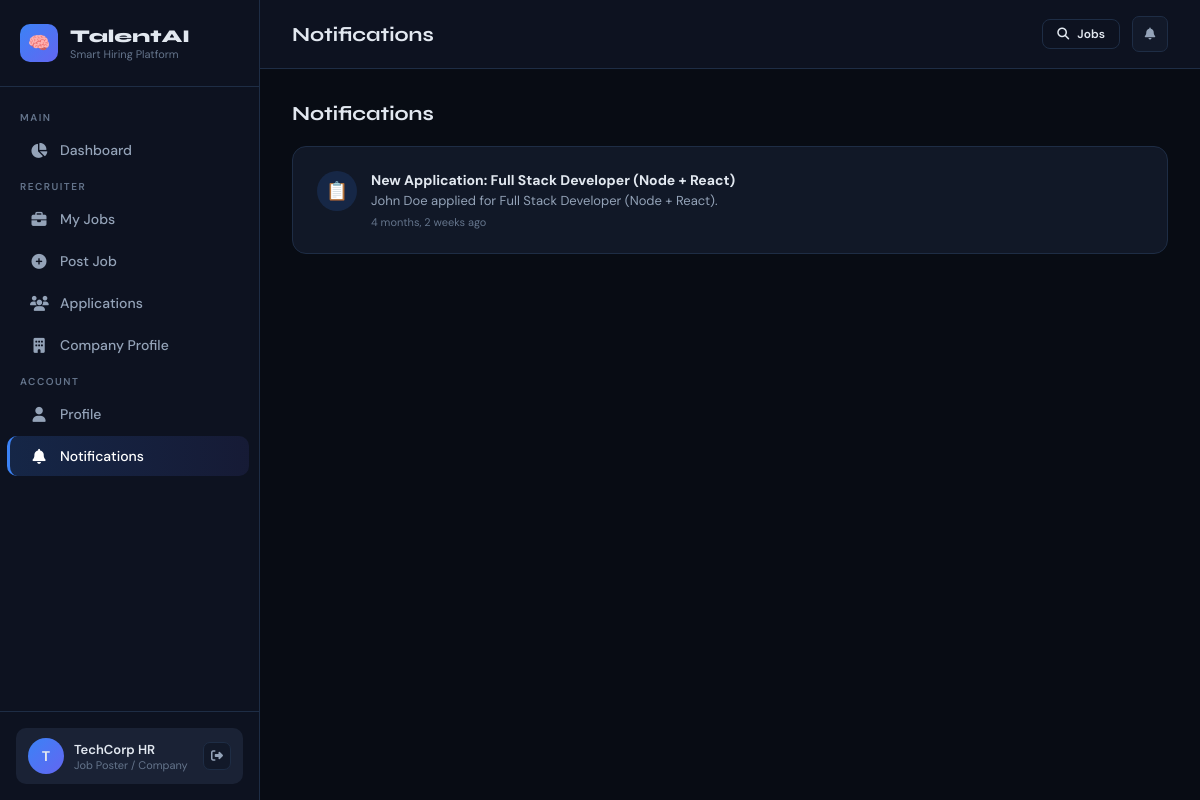
The app's page /notifications/ (signed in) with its own data.
### core/models.py (models this page shows, shortened)
class Notification(models.Model):
    TYPE_CHOICES = [
        ('application', 'Application Update'),
        ('recommendation', 'New Recommendation'),
        ('shortlist', 'Shortlisted'),
        ('system', 'System'),
    ]
    user = models.ForeignKey(User, on_delete=models.CASCADE, related_name='notifications')
    title = models.CharField(max_length=200)
    message = models.TextField()
    notification_type = models.CharField(max_length=20, choices=TYPE_CHOICES, default='system')
    is_read = models.BooleanField(default=False)
    link = models.CharField(max_length=500, blank=True)
    created_at = models.DateTimeField(auto_now_add=True)
    class Meta:
        ordering = ['-created_at']

### core/views.py (the view)
# urls.py: path('notifications/', views.notifications, name='notifications'),
@login_required
def notifications(request):
    notifs = request.user.notifications.all()
    notifs.filter(is_read=False).update(is_read=True)
    return render(request, 'core/user/notifications.html', {'notifications': notifs})

### core/context_processors.py (called while the page is built)
def notifications_count(request):
    if request.user.is_authenticated:
        count = request.user.notifications.filter(is_read=False).count()
        if request.user.is_superuser:
            role = 'admin'
            role_display = 'Admin'
        else:
            try:
                profile = request.user.profile
                role = profile.role
                role_display = profile.get_role_display()
            except Exception:
                role = 'user'
                role_display = 'Job Seeker'
        return {
            'unread_notifications_count': count,
            'user_role': role,
            'user_role_display': role_display,
        }
    return {
        'unread_notifications_count': 0,
        'user_role': '',
        'user_role_display': '',
    }

### core/templates/core/user/notifications.html (shortened to what this page needs)
{% extends "core/base.html" %}
{% block page_title %}Notifications{% endblock %}
{% block content %}
<div class="section-header">
  <div class="section-title">Notifications</div>
</div>
{% if notifications %}
<div style="display:flex;flex-direction:column;gap:10px;">
  {% for notif in notifications %}
  <div class="card" style="{% if not notif.is_read %}border-color:rgba(59,130,246,0.4);{% endif %}">
    <div style="display:flex;align-items:flex-start;gap:14px;">
      <div style="width:40px;height:40px;border-radius:50%;display:flex;align-items:center;justify-content:center;font-size:18px;flex-shrink:0;
        {% if notif.notification_type == 'application' %}background:rgba(59,130,246,0.15);{% elif notif.notification_type == 'recommendation' %}background:rgba(99,102,241,0.15);{% elif notif.notification_type == 'shortlist' %}background:rgba(16,185,129,0.15);{% else %}background:rgba(100,116,139,0.15);{% endif %}">
        {% if notif.notification_type == 'application' %}📋{% elif notif.notification_type == 'recommendation' %}🤖{% elif notif.notification_type == 'shortlist' %}⭐{% else %}🔔{% endif %}
      </div>
      <div style="flex:1;">
        <div style="font-weight:700;font-size:14px;margin-bottom:3px;">{{ notif.title }}</div>
        <div style="font-size:13px;color:var(--text2);">{{ notif.message }}</div>
        <div style="font-size:11px;color:var(--text3);margin-top:6px;">{{ notif.created_at|timesince }} ago</div>
      </div>
    </div>
  </div>
  {% endfor %}
</div>
{% else %}
<div class="card"><div class="empty-state"><i class="fas fa-bell"></i><p>No notifications yet.</p></div></div>
{% endif %}
{% endblock %}

### core/templates/core/base.html (shortened to what this page needs)
<!DOCTYPE html>
<html lang="en">
<head>
  <link rel="stylesheet" href="https://cdnjs.cloudflare.com/ajax/libs/font-awesome/6.5.0/css/all.min.css">
</head>
<body>
{% if user.is_authenticated %}
<div class="app-layout">
  <aside class="sidebar" id="sidebar">
    <div class="sidebar-logo">
      <div class="logo-icon">🧠</div>
      <div>
        <div class="logo-text">TalentAI</div>
        <div class="logo-sub">Smart Hiring Platform</div>
      </div>
    </div>
    <nav class="sidebar-nav">
      <div class="nav-section-label">Main</div>
      <a href="{% url 'dashboard' %}" class="nav-link {% if request.resolver_match.url_name == 'dashboard' %}active{% endif %}">
        <i class="fas fa-chart-pie"></i> Dashboard
      </a>
      {% if user_role == 'company' %}
      <div class="nav-section-label">Recruiter</div>
      <a href="{% url 'company_jobs' %}" class="nav-link {% if request.resolver_match.url_name == 'company_jobs' %}active{% endif %}">
        <i class="fas fa-briefcase"></i> My Jobs
      </a>
      <a href="{% url 'create_job' %}" class="nav-link {% if request.resolver_match.url_name == 'create_job' %}active{% endif %}">
        <i class="fas fa-plus-circle"></i> Post Job
      </a>
      <a href="{% url 'company_applications' %}" class="nav-link {% if request.resolver_match.url_name == 'company_applications' %}active{% endif %}">
        <i class="fas fa-users"></i> Applications
      </a>
      <a href="{% url 'company_profile' %}" class="nav-link {% if request.resolver_match.url_name == 'company_profile' %}active{% endif %}">
        <i class="fas fa-building"></i> Company Profile
      </a>
      {% endif %}
      <div class="nav-section-label">Account</div>
      <a href="{% url 'profile' %}" class="nav-link {% if request.resolver_match.url_name == 'profile' %}active{% endif %}">
        <i class="fas fa-user"></i> Profile
      </a>
      <a href="{% url 'notifications' %}" class="nav-link {% if request.resolver_match.url_name == 'notifications' %}active{% endif %}">
        <i class="fas fa-bell"></i> Notifications
      </a>
    </nav>
    <div class="sidebar-user">
      <div class="user-card">
        <div class="user-avatar">{{ request.user.first_name|first|upper|default:request.user.username|first|upper }}</div>
        <div>
          <div class="user-name">{{ request.user.get_full_name|default:request.user.username }}</div>
          <div class="user-role">{{ user_role_display|default:"Admin" }}</div>
        </div>
        <div class="user-actions">
          <a href="{% url 'logout' %}" class="icon-btn" title="Logout"><i class="fas fa-sign-out-alt"></i></a>
        </div>
      </div>
    </div>
  </aside>
  <main class="main-content">
    <div class="topbar">
      <div class="d-flex gap-3">
        <span class="topbar-title">{% block page_title %}Dashboard{% endblock %}</span>
      </div>
      <div class="topbar-right">
        <a href="{% url 'job_list' %}" class="btn btn-outline btn-sm"><i class="fas fa-search"></i> Jobs</a>
        <a href="{% url 'notifications' %}" class="icon-btn" style="width:36px;height:36px;">
          <i class="fas fa-bell"></i>
        </a>
      </div>
    </div>
    <div class="page-body">
      {% block content %}{% endblock %}
    </div>
  </main>
</div>
{% else %}
  {% block public_content %}{% endblock %}
{% endif %}
</body>
</html>

### core/templates/core/base.html (style rules this page uses)
:root { --bg: #080c14; --bg2: #0d1220; --bg3: #121929; --card: #111827; --card2: #1a2235; --border: #1e2d45; --accent: #3b82f6; --accent2: #6366f1; --accent3: #10b981; --danger: #ef4444; --warn: #f59e0b; --text: #e2e8f0; --text2: #94a3b8; --text3: #64748b; --glow: 0 0 30px rgba(59,130,246,0.15); --radius: 14px; --sidebar: 260px; }
*, *::before, *::after { box-sizing: border-box; margin: 0; padding: 0; }
html { scroll-behavior: smooth; }
body { font-family: 'DM Sans', sans-serif; background: var(--bg); color: var(--text); min-height: 100vh; font-size: 15px; }
a { color: inherit; text-decoration: none; }
.app-layout { display: flex; min-height: 100vh; }
.sidebar { width: var(--sidebar); background: var(--bg2); border-right: 1px solid var(--border); display: flex; flex-direction: column; position: fixed; top: 0; left: 0; bottom: 0; z-index: 100; transition: transform 0.3s; }
.sidebar-logo { padding: 24px 20px; border-bottom: 1px solid var(--border); display: flex; align-items: center; gap: 12px; }
.logo-icon { width: 38px; height: 38px; background: linear-gradient(135deg, var(--accent), var(--accent2)); border-radius: 10px; display: flex; align-items: center; justify-content: center; font-size: 18px; }
.logo-text { font-family: 'Syne', sans-serif; font-weight: 800; font-size: 18px; }
.logo-sub { font-size: 11px; color: var(--text3); }
.sidebar-nav { flex: 1; padding: 16px 0; overflow-y: auto; }
.nav-section-label { padding: 8px 20px 4px; font-size: 10px; font-weight: 600; letter-spacing: 1.5px; color: var(--text3); text-transform: uppercase; }
.nav-link { display: flex; align-items: center; gap: 12px; padding: 11px 20px; margin: 2px 10px; border-radius: 10px; color: var(--text2); font-size: 14px; font-weight: 500; transition: all 0.2s; cursor: pointer; }
.nav-link.active { background: linear-gradient(90deg, rgba(59,130,246,0.18), rgba(99,102,241,0.10)); color: #fff; border-left: 3px solid var(--accent); margin-left: 7px; }
.nav-link i { width: 18px; text-align: center; font-size: 15px; }
.sidebar-user { padding: 16px; border-top: 1px solid var(--border); }
.user-card { display: flex; align-items: center; gap: 10px; padding: 10px 12px; border-radius: 10px; background: var(--card2); }
.user-avatar { width: 36px; height: 36px; background: linear-gradient(135deg, var(--accent), var(--accent2)); border-radius: 50%; display: flex; align-items: center; justify-content: center; font-size: 14px; font-weight: 700; flex-shrink: 0; }
.user-name { font-size: 13px; font-weight: 600; }
.user-role { font-size: 11px; color: var(--text3); }
.user-actions { display: flex; gap: 6px; margin-left: auto; }
.icon-btn { width: 28px; height: 28px; background: var(--bg3); border: 1px solid var(--border); border-radius: 7px; display: flex; align-items: center; justify-content: center; font-size: 12px; color: var(--text2); cursor: pointer; transition: all 0.2s; }
.main-content { margin-left: var(--sidebar); flex: 1; display: flex; flex-direction: column; min-height: 100vh; }
.topbar { padding: 16px 32px; background: var(--bg2); border-bottom: 1px solid var(--border); display: flex; align-items: center; justify-content: space-between; position: sticky; top: 0; z-index: 90; }
.topbar-title { font-family: 'Syne', sans-serif; font-size: 20px; font-weight: 700; }
.topbar-right { display: flex; align-items: center; gap: 12px; }
.page-body { padding: 32px; flex: 1; }
.card { background: var(--card); border: 1px solid var(--border); border-radius: var(--radius); padding: 24px; }
.btn { display: inline-flex; align-items: center; gap: 8px; padding: 10px 20px; border-radius: 10px; font-size: 14px; font-weight: 600; cursor: pointer; border: none; transition: all 0.2s; font-family: 'DM Sans', sans-serif; white-space: nowrap; }
.btn-outline { background: transparent; color: var(--text); border: 1px solid var(--border); }
.btn-sm { padding: 6px 14px; font-size: 12px; border-radius: 8px; }
.section-header { display: flex; align-items: center; justify-content: space-between; margin-bottom: 20px; }
.section-title { font-family: 'Syne', sans-serif; font-size: 20px; font-weight: 700; }
.d-flex { display: flex; align-items: center; }
.gap-3 { gap: 12px; }

### records on screen
Notification: title "New Application: Full Stack Developer (Node + React)", message "John Doe applied for Full Stack Developer (Node + React).", created_at "4 months, 2 weeks"

### other values on screen
{{ request.user.get_full_name|default:request.user.username }} "TechCorp HR"
{{ user_role_display|default:"Admin" }} "Job Poster / Company"
